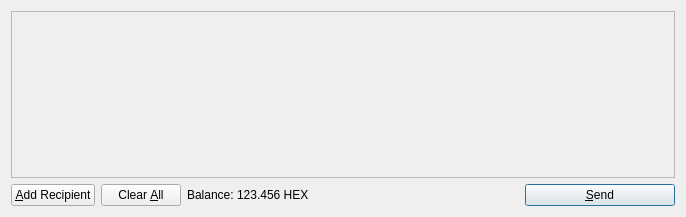
<?xml version="1.0" encoding="UTF-8"?>
<ui version="4.0">
 <class>SendCoinsDialog</class>
 <widget class="QDialog" name="SendCoinsDialog">
  <property name="geometry">
   <rect>
    <x>0</x>
    <y>0</y>
    <width>686</width>
    <height>217</height>
   </rect>
  </property>
  <property name="windowTitle">
   <string>Send Coins</string>
  </property>
  <layout class="QVBoxLayout" name="verticalLayout">
   <item>
    <widget class="QScrollArea" name="scrollArea">
     <property name="widgetResizable">
      <bool>true</bool>
     </property>
     <widget class="QWidget" name="scrollAreaWidgetContents">
      <property name="geometry">
       <rect>
        <x>0</x>
        <y>0</y>
        <width>660</width>
        <height>149</height>
       </rect>
      </property>
      <layout class="QVBoxLayout" name="verticalLayout_2">
       <property name="leftMargin">
        <number>0</number>
       </property>
       <property name="topMargin">
        <number>0</number>
       </property>
       <property name="rightMargin">
        <number>0</number>
       </property>
       <property name="bottomMargin">
        <number>0</number>
       </property>
       <item>
        <layout class="QVBoxLayout" name="entries">
         <property name="spacing">
          <number>6</number>
         </property>
        </layout>
       </item>
       <item>
        <spacer name="verticalSpacer">
         <property name="orientation">
          <enum>Qt::Vertical</enum>
         </property>
         <property name="sizeHint" stdset="0">
          <size>
           <width>20</width>
           <height>40</height>
          </size>
         </property>
        </spacer>
       </item>
      </layout>
     </widget>
    </widget>
   </item>
   <item>
    <layout class="QHBoxLayout" name="horizontalLayout">
     <item>
      <widget class="QPushButton" name="addButton">
       <property name="toolTip">
        <string>Send to multiple recipients at once</string>
       </property>
       <property name="text">
        <string>&amp;Add Recipient</string>
       </property>
       <property name="icon">
        <iconset resource="../bitcoin.qrc">
         <normaloff>:/icons/add</normaloff>:/icons/add</iconset>
       </property>
       <property name="autoDefault">
        <bool>false</bool>
       </property>
      </widget>
     </item>
     <item>
      <widget class="QPushButton" name="clearButton">
       <property name="sizePolicy">
        <sizepolicy hsizetype="Minimum" vsizetype="Fixed">
         <horstretch>0</horstretch>
         <verstretch>0</verstretch>
        </sizepolicy>
       </property>
       <property name="toolTip">
        <string>Remove all transaction fields</string>
       </property>
       <property name="text">
        <string>Clear &amp;All</string>
       </property>
       <property name="icon">
        <iconset resource="../bitcoin.qrc">
         <normaloff>:/icons/remove</normaloff>:/icons/remove</iconset>
       </property>
       <property name="autoRepeatDelay">
        <number>300</number>
       </property>
       <property name="autoDefault">
        <bool>false</bool>
       </property>
      </widget>
     </item>
     <item>
      <layout class="QHBoxLayout" name="horizontalLayout_2">
       <property name="spacing">
        <number>3</number>
       </property>
       <item>
        <widget class="QLabel" name="label">
         <property name="text">
          <string>Balance:</string>
         </property>
        </widget>
       </item>
       <item>
        <widget class="QLabel" name="labelBalance">
         <property name="cursor">
          <cursorShape>IBeamCursor</cursorShape>
         </property>
         <property name="text">
          <string>123.456 HEX</string>
         </property>
         <property name="textInteractionFlags">
          <set>Qt::LinksAccessibleByMouse|Qt::TextSelectableByKeyboard|Qt::TextSelectableByMouse</set>
         </property>
        </widget>
       </item>
      </layout>
     </item>
     <item>
      <spacer name="horizontalSpacer">
       <property name="orientation">
        <enum>Qt::Horizontal</enum>
       </property>
       <property name="sizeHint" stdset="0">
        <size>
         <width>40</width>
         <height>20</height>
        </size>
       </property>
      </spacer>
     </item>
     <item>
      <widget class="QPushButton" name="sendButton">
       <property name="minimumSize">
        <size>
         <width>150</width>
         <height>0</height>
        </size>
       </property>
       <property name="toolTip">
        <string>Confirm the send action</string>
       </property>
       <property name="text">
        <string>&amp;Send</string>
       </property>
       <property name="icon">
        <iconset resource="../bitcoin.qrc">
         <normaloff>:/icons/send</normaloff>:/icons/send</iconset>
       </property>
       <property name="default">
        <bool>true</bool>
       </property>
      </widget>
     </item>
    </layout>
   </item>
  </layout>
 </widget>
 <resources>
  <include location="../bitcoin.qrc"/>
 </resources>
 <connections/>
</ui>
